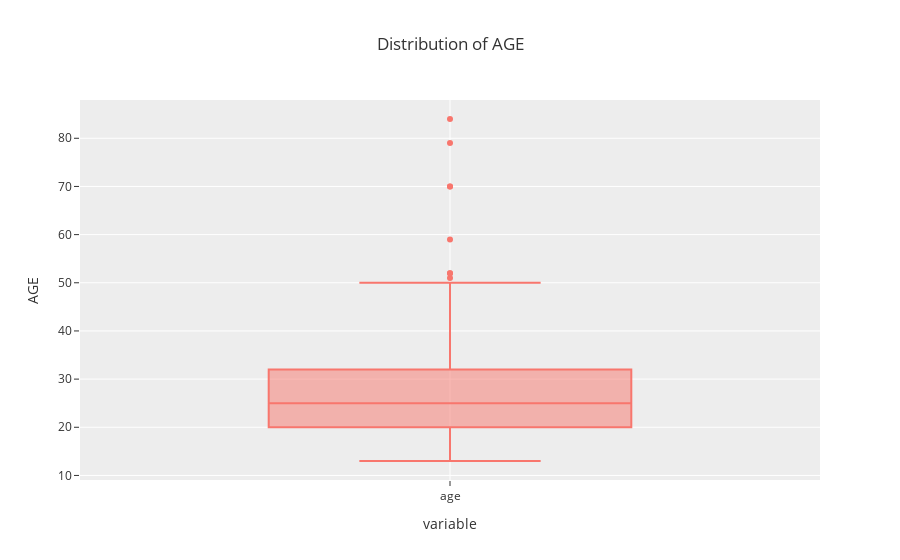
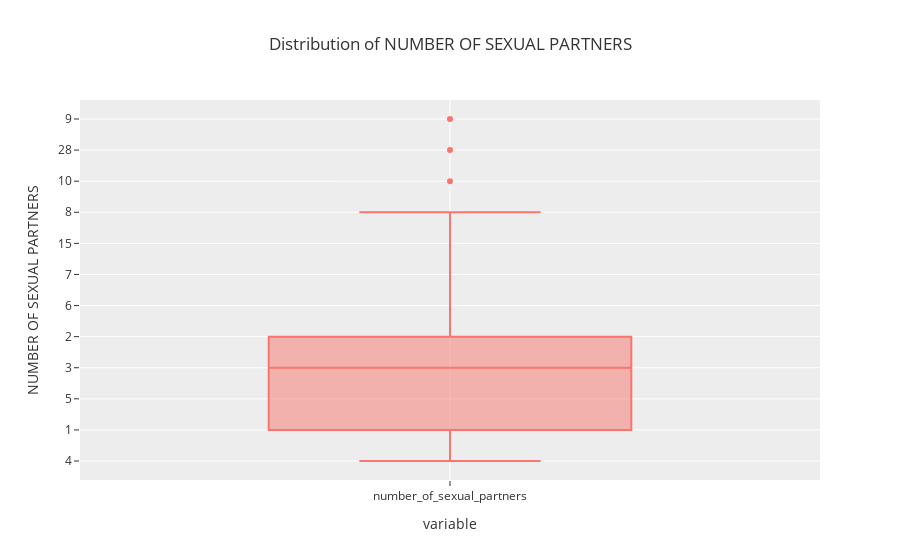
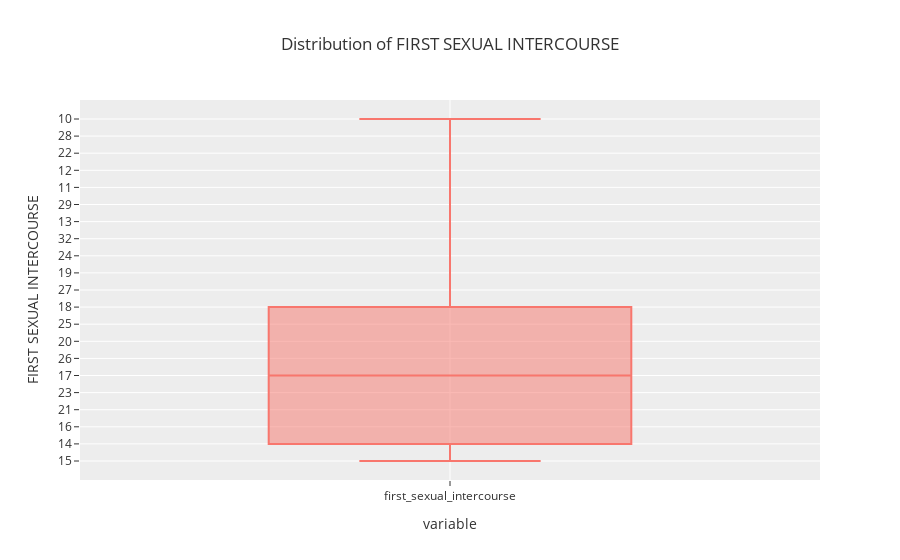

These figures' notebook cell, in order:
### Code cell
columns = ['age', 'number_of_sexual_partners', 'first_sexual_intercourse',
       'num_of_pregnancies', 'smokes_years', 'smokes_packs/year',
       'hormonal_contraceptives_years', 'iud_years', 'stds_number', 'std_number_of_diagnosis', 'std_ time_since_first_diagnosis',
       'std_time_since_last_diagnosis']
for column in columns:
    px.box(df[column], title='Distribution of ' + str.upper(column).replace('_', ' '), template='ggplot2', labels={'value':str.upper(column).replace('_', ' ')}).show()

### Figure 1 — Plotly figure (JSON) as saved in the notebook; plotly's stock layout.template omitted (floating-point values rounded to 4 significant figures; data arrays with more than 128 entries replaced by an {"elided": "..."} marker saying what was removed)
{"data": [{"alignmentgroup": "True", "hovertemplate": "variable=%{x}<br>AGE=%{y}<extra></extra>", "legendgroup": "", "marker": {"color": "#F8766D"}, "name": "", "notched": false, "offsetgroup": "", "orientation": "v", "showlegend": false, "type": "box", "x": {"elided": "858 str values"}, "x0": " ", "xaxis": "x", "y": {"elided": "858 int values"}, "y0": " ", "yaxis": "y"}], "layout": {"boxmode": "group", "legend": {"tracegroupgap": 0}, "title": {"text": "Distribution of AGE"}, "xaxis": {"anchor": "y", "domain": [0, 1], "title": {"text": "variable"}}, "yaxis": {"anchor": "x", "domain": [0, 1], "title": {"text": "AGE"}}}}

### Figure 2 — Plotly figure (JSON) as saved in the notebook; plotly's stock layout.template omitted (floating-point values rounded to 4 significant figures; data arrays with more than 128 entries replaced by an {"elided": "..."} marker saying what was removed)
{"data": [{"alignmentgroup": "True", "hovertemplate": "variable=%{x}<br>NUMBER OF SEXUAL PARTNERS=%{y}<extra></extra>", "legendgroup": "", "marker": {"color": "#F8766D"}, "name": "", "notched": false, "offsetgroup": "", "orientation": "v", "showlegend": false, "type": "box", "x": {"elided": "858 str values"}, "x0": " ", "xaxis": "x", "y": {"elided": "858 str values"}, "y0": " ", "yaxis": "y"}], "layout": {"boxmode": "group", "legend": {"tracegroupgap": 0}, "title": {"text": "Distribution of NUMBER OF SEXUAL PARTNERS"}, "xaxis": {"anchor": "y", "domain": [0, 1], "title": {"text": "variable"}}, "yaxis": {"anchor": "x", "domain": [0, 1], "title": {"text": "NUMBER OF SEXUAL PARTNERS"}}}}

### Figure 3 — Plotly figure (JSON) as saved in the notebook; plotly's stock layout.template omitted (floating-point values rounded to 4 significant figures; data arrays with more than 128 entries replaced by an {"elided": "..."} marker saying what was removed)
{"data": [{"alignmentgroup": "True", "hovertemplate": "variable=%{x}<br>FIRST SEXUAL INTERCOURSE=%{y}<extra></extra>", "legendgroup": "", "marker": {"color": "#F8766D"}, "name": "", "notched": false, "offsetgroup": "", "orientation": "v", "showlegend": false, "type": "box", "x": {"elided": "858 str values"}, "x0": " ", "xaxis": "x", "y": {"elided": "858 str values"}, "y0": " ", "yaxis": "y"}], "layout": {"boxmode": "group", "legend": {"tracegroupgap": 0}, "title": {"text": "Distribution of FIRST SEXUAL INTERCOURSE"}, "xaxis": {"anchor": "y", "domain": [0, 1], "title": {"text": "variable"}}, "yaxis": {"anchor": "x", "domain": [0, 1], "title": {"text": "FIRST SEXUAL INTERCOURSE"}}}}
